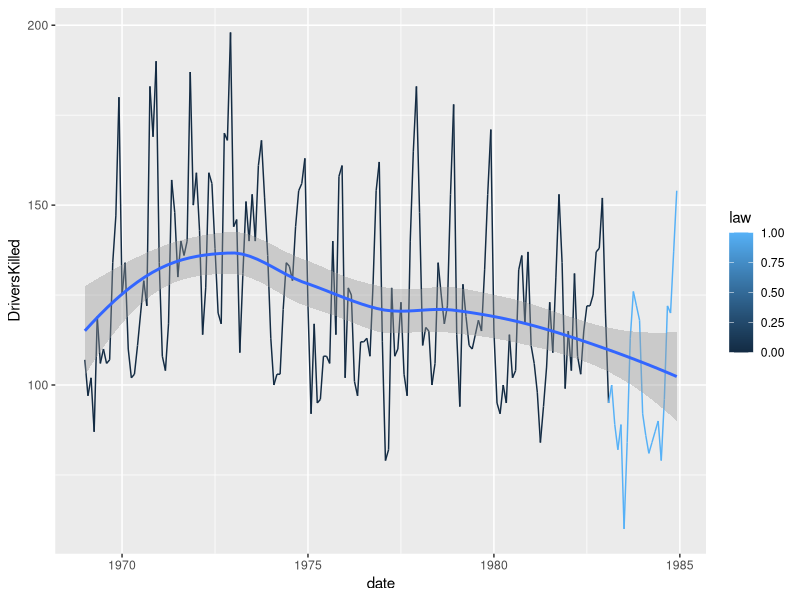
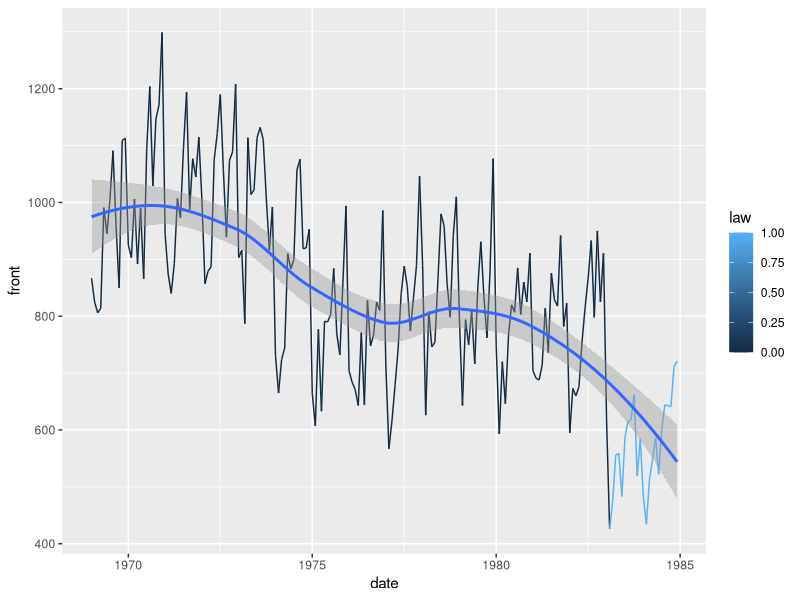
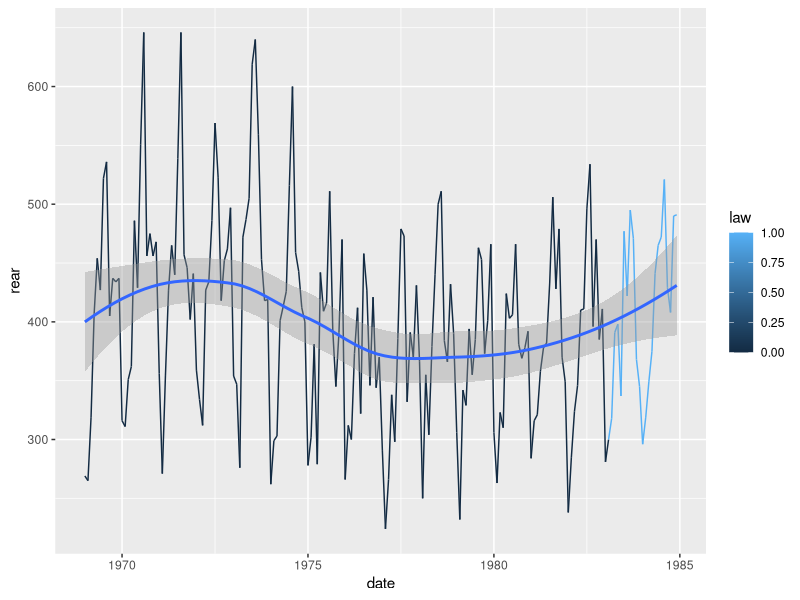
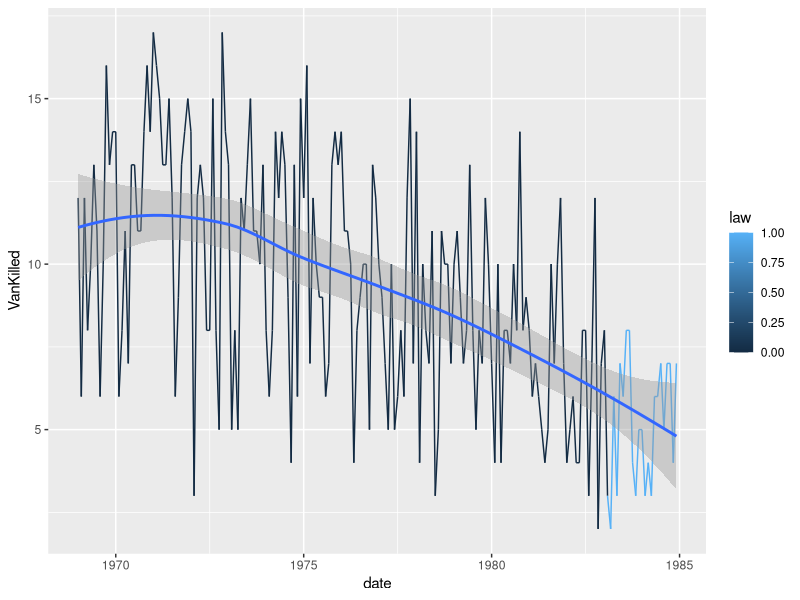
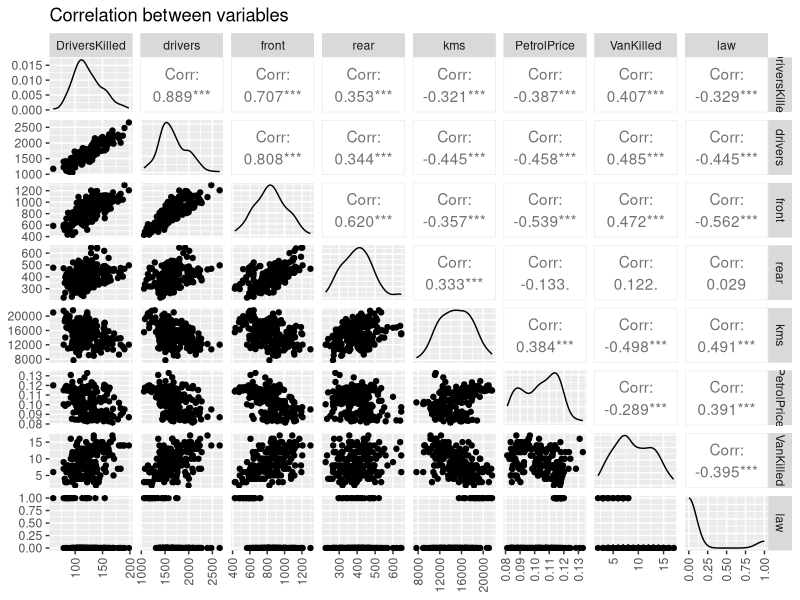
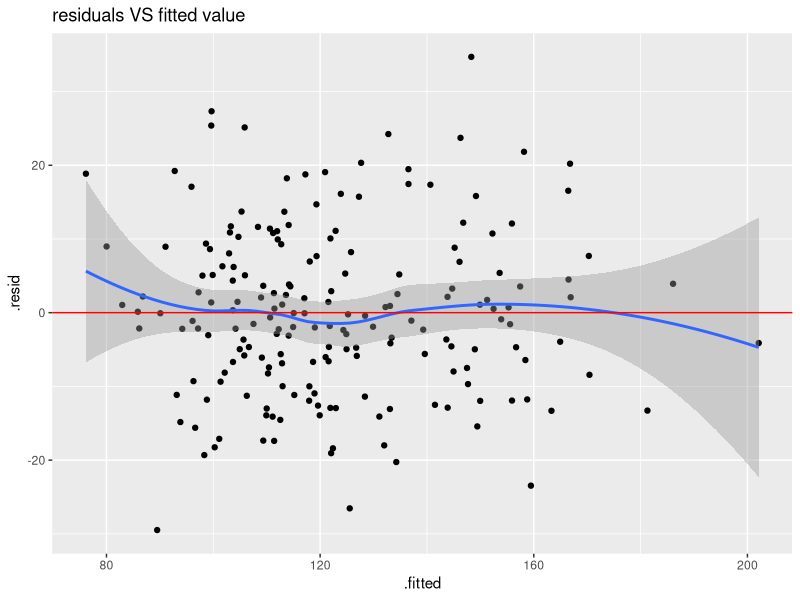
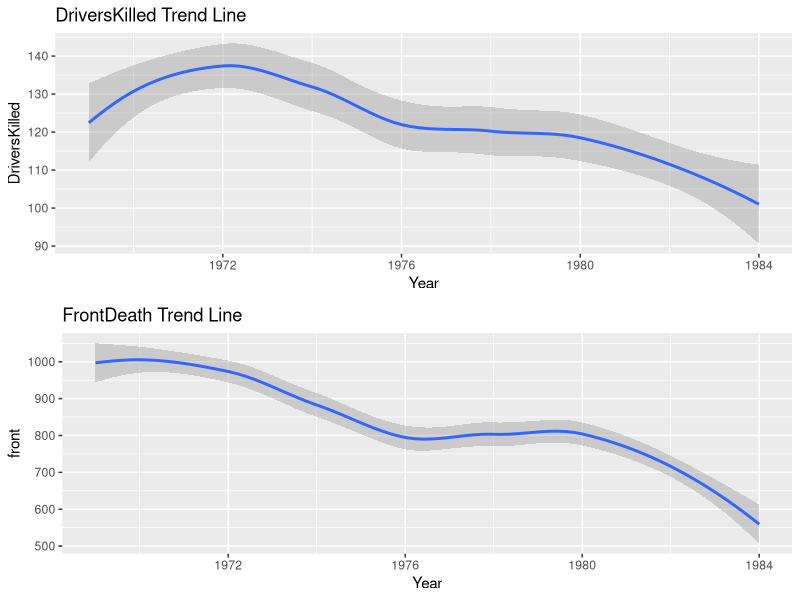
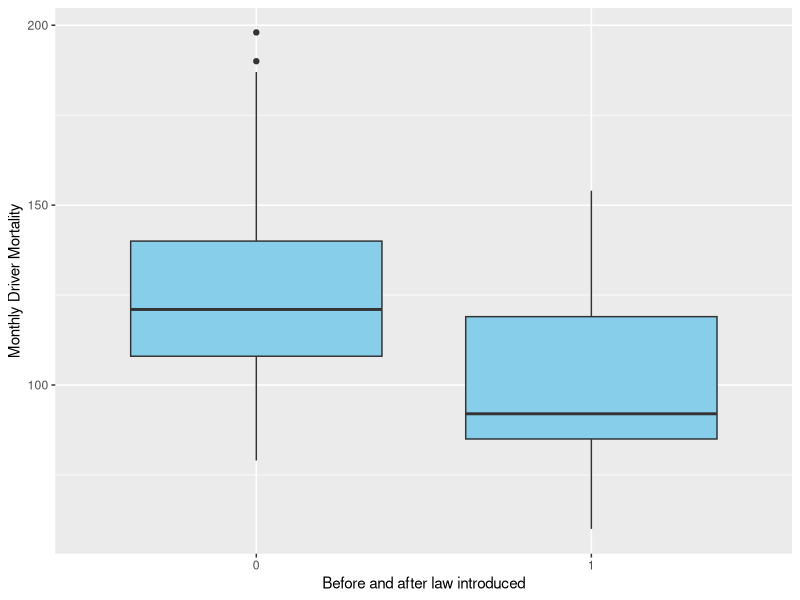

Here is the R script that generated these plots, in order:
## ---- chunk 1
# Libraries
set.seed(96024)

library(tidyverse)
library(readr)
library(kableExtra)
library(bookdown)
## ---- chunk 2
knitr::opts_chunk$set(fig.pos = 'H', echo = FALSE, message = FALSE, warning = FALSE)
## ---- chunk 3
Seatbelts_data = data.frame(as.matrix(Seatbelts),date=time(Seatbelts))
## ---- chunk 4
ggplot(data=Seatbelts_data, aes(x=date,y=DriversKilled,col=law))+geom_line()+geom_smooth()
## ---- chunk 5
ggplot(data=Seatbelts_data, aes(x=date,y=front,col=law))+geom_line()+geom_smooth()
## ---- chunk 6
ggplot(data=Seatbelts_data, aes(x=date,y=rear,col=law))+geom_line()+geom_smooth()
## ---- chunk 7
ggplot(data=Seatbelts_data, aes(x=date,y=VanKilled,col=law))+geom_line()+geom_smooth()
## ---- chunk 8
Seatbelts_data %>%
  group_by(law) %>%
  summarise(DriversKilled_Average=mean(DriversKilled)) %>%
  kable(caption="Drivers killed before and after law")
## ---- chunk 9
Seatbelts_data %>%
  group_by(law) %>%
  summarise(Rear_Average=mean(rear)) %>%
  kable(caption="Back seat passengers killed before and after law")
## ---- chunk 10
Seatbelts_data %>%
  group_by(law) %>%
  summarise(Front_Average=mean(front)) %>%
  kable(caption="Front seat passengers killed before and after law")
## ---- chunk 11
Seatbelts_data %>%
  group_by(law) %>%
  summarise(Van_Average=mean(VanKilled)) %>%
  kable(caption="Light good vehicle drivers killed before and after law")
## ---- chunk 12
library(ggplot2)
library(GGally)
library(tidyverse)
library(readr)
library(broom)
## ---- chunk 13
Seatbelts%>%as.data.frame()->seatbelts
## ---- chunk 14
seatbelts%>%
  select("DriversKilled", "drivers", "front")%>%
  summary()%>%
  kable(caption = "Summary of the three variabls")%>%
  kable_styling(bootstrap_options = c("bordered", "hover"))
## ---- chunk 15
seatbelts%>% 
  ggpairs()+
  ggtitle("Correlation between variables")+
  theme(axis.text.x = element_text(angle = 90, vjust = 0.5, hjust=1))
## ---- chunk 16
Seatbelts%>%as.data.frame()->seatbelts
seatbelts%>%
  mutate(law=as.factor(law))->Seatbelt

fit<-lm(DriversKilled ~ ., data=Seatbelt)
summary(fit)
## ---- chunk 17
aug<-augment(fit)
## ---- chunk 18
ggplot(aug, aes(x=.fitted, y=.resid))+
  geom_point()+
  geom_smooth()+
   geom_hline(yintercept=0, color="red")+
  ggtitle("residuals VS fitted value")
## ---- chunk 19
data(Seatbelts)
Seatbelts <- data.frame(Year=floor(time(Seatbelts)),
Month=factor(cycle(Seatbelts),
labels=month.abb), Seatbelts)
## ---- chunk 20
selectdata <- Seatbelts %>% 
  select(DriversKilled, drivers, front, rear, Year)
ggplot(data = selectdata) +
  geom_smooth(mapping = aes(x = Year, y = DriversKilled)) +
  ggtitle("DriversKilled Trend Line")->f1
ggplot(data = selectdata) +
  geom_smooth(mapping = aes(x = Year, y = front)) +
  ggtitle("FrontDeath Trend Line")->f2
library(gridExtra)
grid.arrange(f1, f2)
## ---- chunk 21
Bluebox <-ggplot(Seatbelts, aes(x=factor(law), y =DriversKilled)) +geom_boxplot(fill = "skyblue") +theme_grey()+ylab ("Monthly Driver Mortality")+xlab("Before and after law introduced")
Bluebox
## ---- chunk 22
Beforelawsub <-filter(Seatbelts, law ==0)
Beforelawsub %>%
  summary() %>%
  kable(caption="Before Law summary stats")
## ---- chunk 23
Afterlawsub <-filter(Seatbelts, law!=0)
Afterlawsub %>%
  summary() %>%
  kable(caption="After Law summary stats")
## ---- chunk 24
 ggplot(data = Seatbelts) +
  geom_point(mapping = aes(x = Month, y = DriversKilled, col=law))-> G1
 ggplot(data = Seatbelts) +
  geom_point(mapping = aes(x = Month, y = front, col=law))-> G2
 
 library(gridExtra)
grid.arrange(G1, G2)
